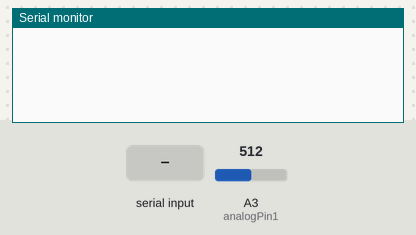
A sketch run on a simulated Arduino Uno, built with avr-gcc and run on an emulated ATmega328P. Shown: the last lines printed to the serial monitor. The test bench sets the inputs (shaded band); at power-on: A3 (analogPin1) = 512. Random numbers use the default seed unless the sketch sets one.

Above: at 1.2 s.
1.3 s: "S" received over Serial
At 1.43 s:
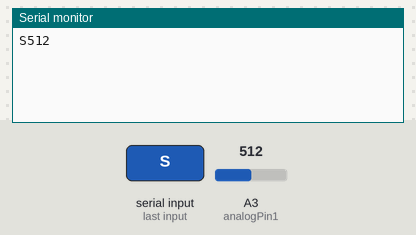
3.2 s: "T" received over Serial
At 3.54 s:
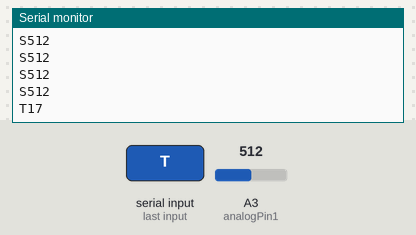
5.2 s: A3 (analogPin1) set to 716
At 5.34 s:
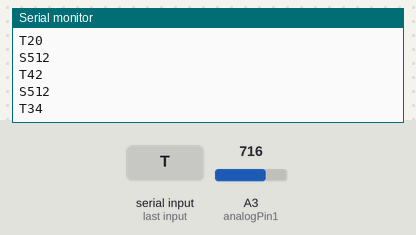
6.7 s: A3 (analogPin1) set to 900
At 6.84 s:
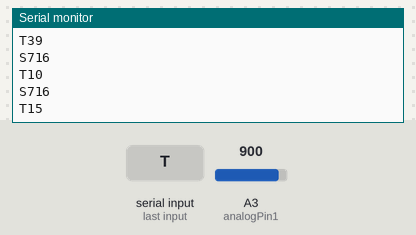
Timing chart, 0 to 9.2 s (numbered marks = the images above; inputs shaded):
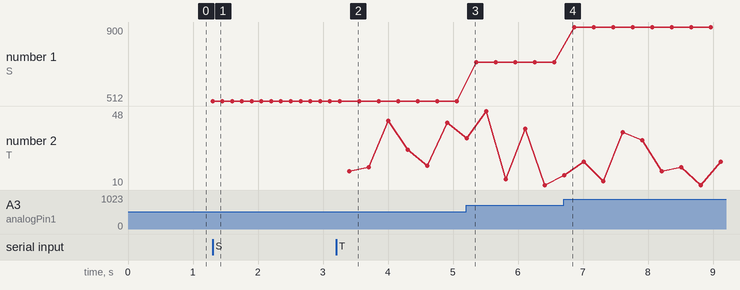

The sketch:

SendData.ino
```cpp
void setup() {
  // put your setup code here, to run once:
  Serial.begin(9600);
}

char inputChar = ""; // Char to recieve from the C# code
int analogPin1 = 3; // First analog Pin to transmit Data
int analogPin2 = 4; // Second Analog Pin to transmit Data
int data; // The variable that sends the data
bool tab1 = false; // Wheather Tab one is active
bool tab2 = false; // whether Tab two is active
void loop() {
  // put your main code here, to run repeatedly:
  /*
  while (Serial.available() > 0)
  {
    if (Serial.read() == 83)
    {
      tab1 = true;
    }
    if (Serial.read() == 84)
    {
      tab2 = true;
    }
    if (Serial.read() == 85)
    {
      tab1 = false;
    }
    if (Serial.read() == 86)
    {
      tab2 = false;
    }
  }
  if (tab1)
  {
    Serial.println(analogRead(analogPin1));
    delay(100);
  }
  if (tab2)
  {
    Serial.println(random(10,50));
    delay(100);
  }*/

  while (Serial.available() > 0)
  {
    inputChar = (char)Serial.read();
  }
  if (inputChar == 83)
  {
    tab1 = true;
  }
  if (inputChar == 84)
  {
    tab2 = true;
  }
  if (inputChar == 85)
  {
    tab1 = false;
  }
  if (inputChar == 86)
  {
    tab2 = false;
  }
  if (tab1)
  {
    Serial.print('S');
    delay(50);
    data = analogRead(analogPin1);
    Serial.println(data);
    delay(100);
  }
  if (tab2)
  {
    Serial.print('T');
    delay(50);
    data = random(10,50);
    Serial.println(data);
    delay(100);
  }
}
```

Measured:
- after the input at 1.3 s, the serial monitor: prints a new line at once (image 1)
- after the input at 3.2 s, the serial monitor: prints a new line after 0.21 s (image 2)
- plotted number 1: 512 → 716 after the input at 5.2 s, 716 → 900 after the input at 6.7 s
